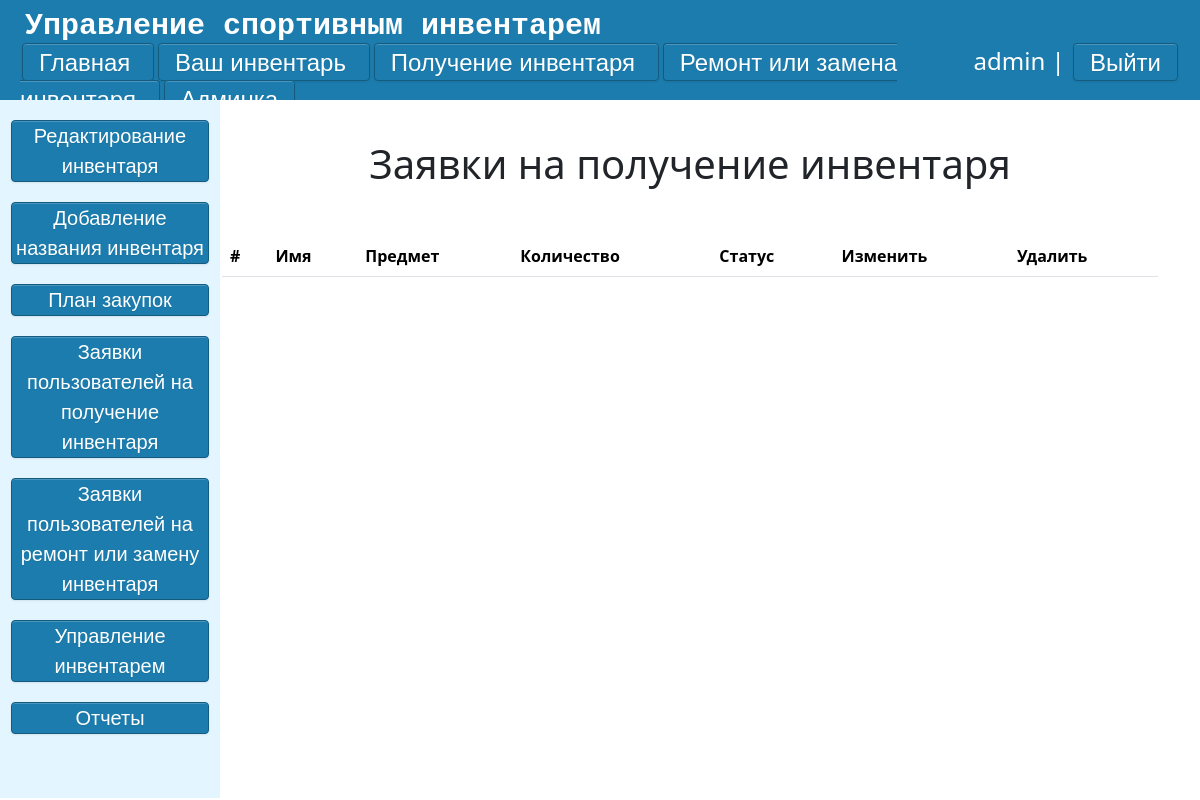
The page /console/request-for-receipt-inventory/ (signed in) on the database as committed earlier.
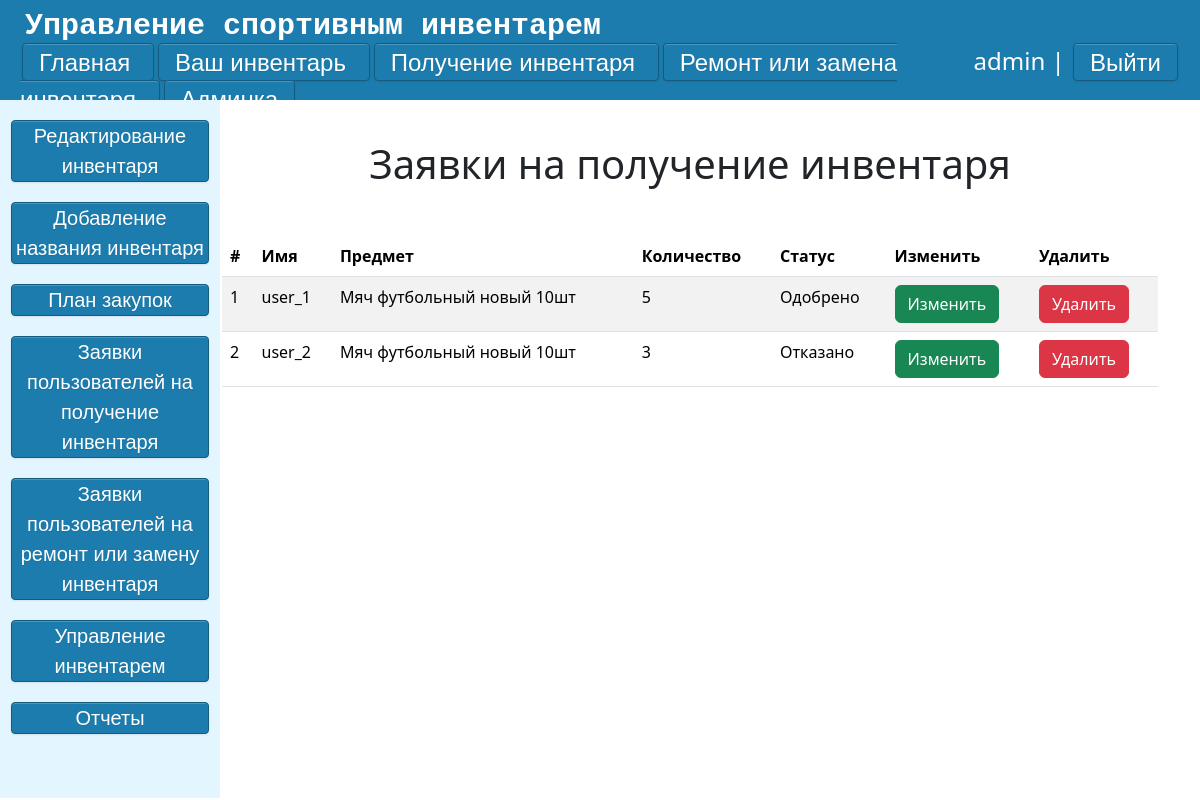
The same page on the database as committed later.
### main/models.py (models this page shows, shortened)
class Applications_get(models.Model):
    state = {'На рассмотрении': 'На рассмотрении', 'Одобрено': 'Одобрено', 'Отказано': 'Отказано'}
    username = models.CharField('Имя',max_length=100)
    Request = models.ForeignKey('Goods' ,on_delete=models.CASCADE,null=True,verbose_name='Предмет')
    Request_count = models.PositiveIntegerField('Количество',default=0,validators=[MinValueValidator(1)])
    Status = models.CharField('Статус заявки',default='На рассмотрении', choices=state,max_length=100)
    class Meta:
        verbose_name = "Заявка на получение"
        verbose_name_plural  = "Заявки на получение"
    def get_absolute_url(self):
        return reverse("Update_application_get", kwargs={"post_id": self.id})
    def get_absolute_url_del(self):
        return reverse("Delete_application_get", kwargs={"post_id": self.id})

class Goods(models.Model):
    CONDITION_CHOICES = [
        ('новый', 'новый'),
        ('использованный', 'использованный'),
        ('сломанный', 'сломанный'),
    ]
    goods = models.ForeignKey('Goods_Names',on_delete=models.CASCADE,null=True,verbose_name='Предмет')
    count = models.IntegerField('Количество', default=1,validators=[MinValueValidator(1)])
    rented_count = models.IntegerField('Взято', default=0,validators=[MinValueValidator(0)])
    condition = models.CharField('Состояние', max_length=20, choices=CONDITION_CHOICES)
    created_at = models.DateTimeField('Добавлено', default=timezone.now)
    updated_at = models.DateTimeField('Обновлено', auto_now=True)
    class Meta:
        verbose_name = "Инвентарь"
        verbose_name_plural = "Инвентарь"
    def __str__(self):
        return f"{self.goods} {self.condition} {self.count-self.rented_count}шт"

class Goods_Names(models.Model):
    name_of_good = models.CharField('Название', max_length=30)
    def __str__(self):
        return self.name_of_good
    class Meta:
        verbose_name = "Название инвентаря"
        verbose_name_plural = "Названия инвентаря"

### main/views.py (the view)
# urls.py: path('console/request-for-receipt-inventory/', views.Request_for_receipt_inventory, name="Request_for_receipt_inventory"),
def Request_for_receipt_inventory(request):
    if request.user.is_superuser:
        a = list(Applications_get.objects.all())
        return render(request, 'admin/request_for_receipt.html', {'a': a})
    else:
        return render(request, 'admin/Error.html')

### main/templates/admin/request_for_receipt.html (shortened to what this page needs)
{% extends 'admin/admin-layout.html' %}
{% block script %}
    <link rel="stylesheet" href="https://cdn.jsdelivr.net/npm/flatpickr/dist/flatpickr.min.css">
{% endblock %}
{% block content %}
    <div class="admin-form-edit-inventory">
        <h1>Заявки на получение инвентаря</h1>
        <div class="container mt-5">
                    <table  class="table table-striped">
                      <thead>
                        <tr>
                            <th>#</th>
                            <th>Имя</th>
                            <th>Предмет</th>
                            <th>Количество</th>
                            <th>Статус</th>
                            <th>Изменить</th>
                            <th>Удалить</th>
                        </tr>
                      </thead>
                      <tbody>
                      {% for el in a %}
                        <tr>
                            <td> {{ forloop.counter }}</td>
                            <td> {{el.username}}</td>
                            <td> {{el.Request}}</td>
                            <td> {{el.Request_count}}</td>
                            <td> {{el.Status}}</td>
                            <td><a class="btn btn-success" href="{{el.get_absolute_url}}">Изменить</a></td>
                            <td><a class="btn btn-danger" href="{{el.get_absolute_url_del }}">Удалить</a></td>
                        </tr>
                        {% endfor %}
                    </table>
        </div>
    </div>
{% endblock %}

Rows that differ between the two databases and show on the page:
added Applications_get: username "user_1", Request "Мяч футбольный новый 10шт", Request_count "5", Status "Одобрено"
added Applications_get: username "user_2", Request "Мяч футбольный новый 10шт", Request_count "3", Status "Отказано"
